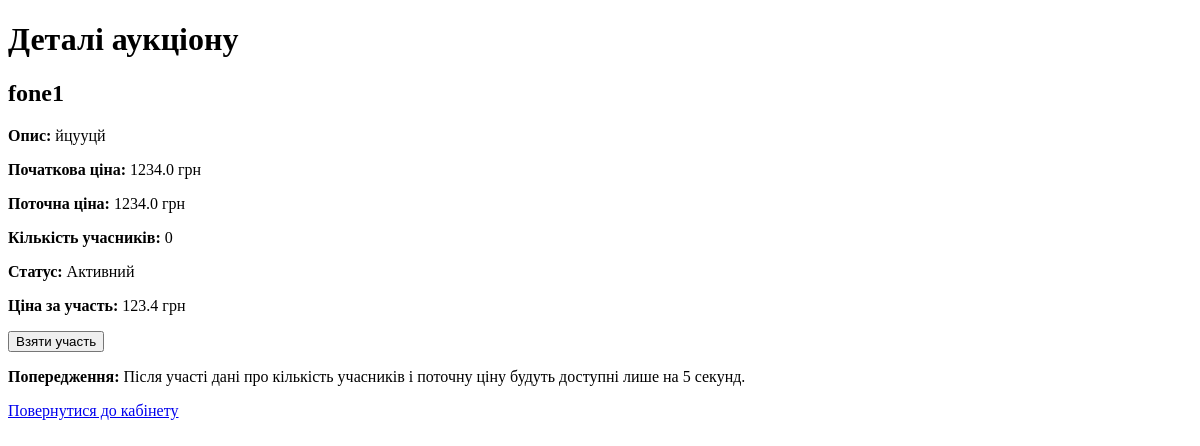
The app's page /auction/1 (signed in), older data.
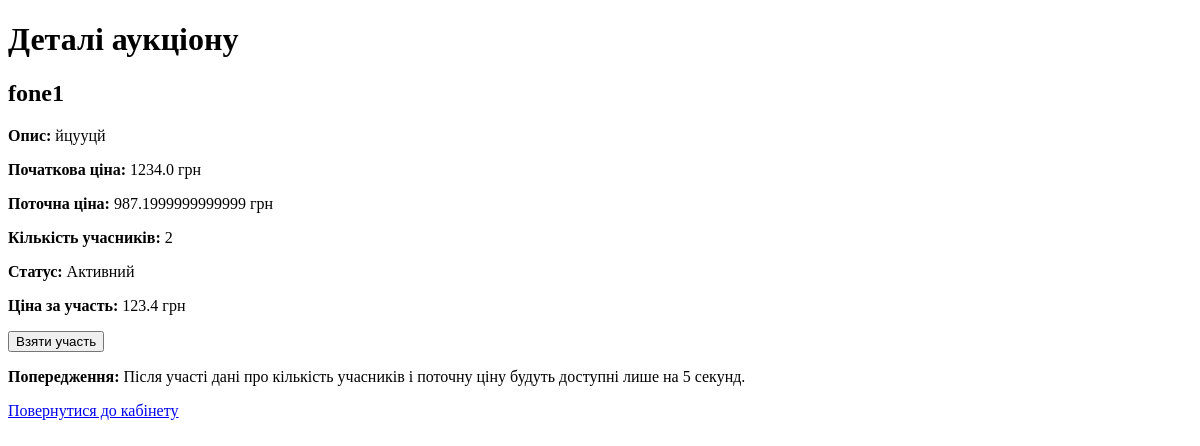
The same page, newer data.
### app/models/auction.py (models this page shows, shortened)
class Auction(db.Model):
    __tablename__ = 'auctions'
    id = db.Column(db.Integer, primary_key=True)
    title = db.Column(db.String(255), nullable=False)
    description = db.Column(db.Text, nullable=False)
    starting_price = db.Column(db.Float, nullable=False)
    current_price = db.Column(db.Float, nullable=False)
    seller_id = db.Column(db.Integer, db.ForeignKey('users.id'), nullable=False)
    total_participants = db.Column(db.Integer, default=0, nullable=False)
    is_active = db.Column(db.Boolean, default=True, nullable=False)
    winner_id = db.Column(db.Integer, db.ForeignKey('users.id'), nullable=True)

### app/routes/auction_routes.py (the view, shortened to what this page needs)
@auction_bp.route('/<int:auction_id>', methods=['GET', 'POST'])
@login_required
def auction_detail(auction_id):
    auction = Auction.query.get(auction_id)
    if not auction:
        flash("Аукціон не знайдено.", 'error')
        return redirect(url_for('auction.buyer_auctions'))
    return render_template('auctions/auction_detail.html', auction=auction)

### app/templates/auctions/auction_detail.html (shortened to what this page needs)
<!DOCTYPE html>
<html lang="uk">
<head>
    <link rel="stylesheet" href="{{ url_for('static', filename='css/styles.css') }}">
</head>
<body>
    <h1>Деталі аукціону</h1>
    <h2>{{ auction.title }}</h2>
    <p><strong>Опис:</strong> {{ auction.description }}</p>
    <p><strong>Початкова ціна:</strong> {{ auction.starting_price }} грн</p>
    <p><strong>Поточна ціна:</strong> {{ auction.current_price }} грн</p>
    <p><strong>Кількість учасників:</strong> {{ auction.total_participants }}</p>
    <p><strong>Статус:</strong> {{ 'Активний' if auction.is_active else 'Закритий' }}</p>
    {% if auction.is_active %}
    <form method="POST">
        <p><strong>Ціна за участь:</strong> {{ auction.starting_price * 0.1 | round(2) }} грн</p>
        <button type="submit">Взяти участь</button>
    </form>
    <p><strong>Попередження:</strong> Після участі дані про кількість учасників і поточну ціну будуть доступні лише на 5
        секунд.</p>
    {% else %}
    <p>Цей аукціон завершено.</p>
    {% endif %}
    <a href="/user/buyer/{{ current_user.email }}">Повернутися до кабінету</a>
</body>
</html>

Row changes from the older to the newer data that the page shows:
changed Auction "fone1": current_price "1234.0" → "987.1999999999999"; total_participants "0" → "2"
